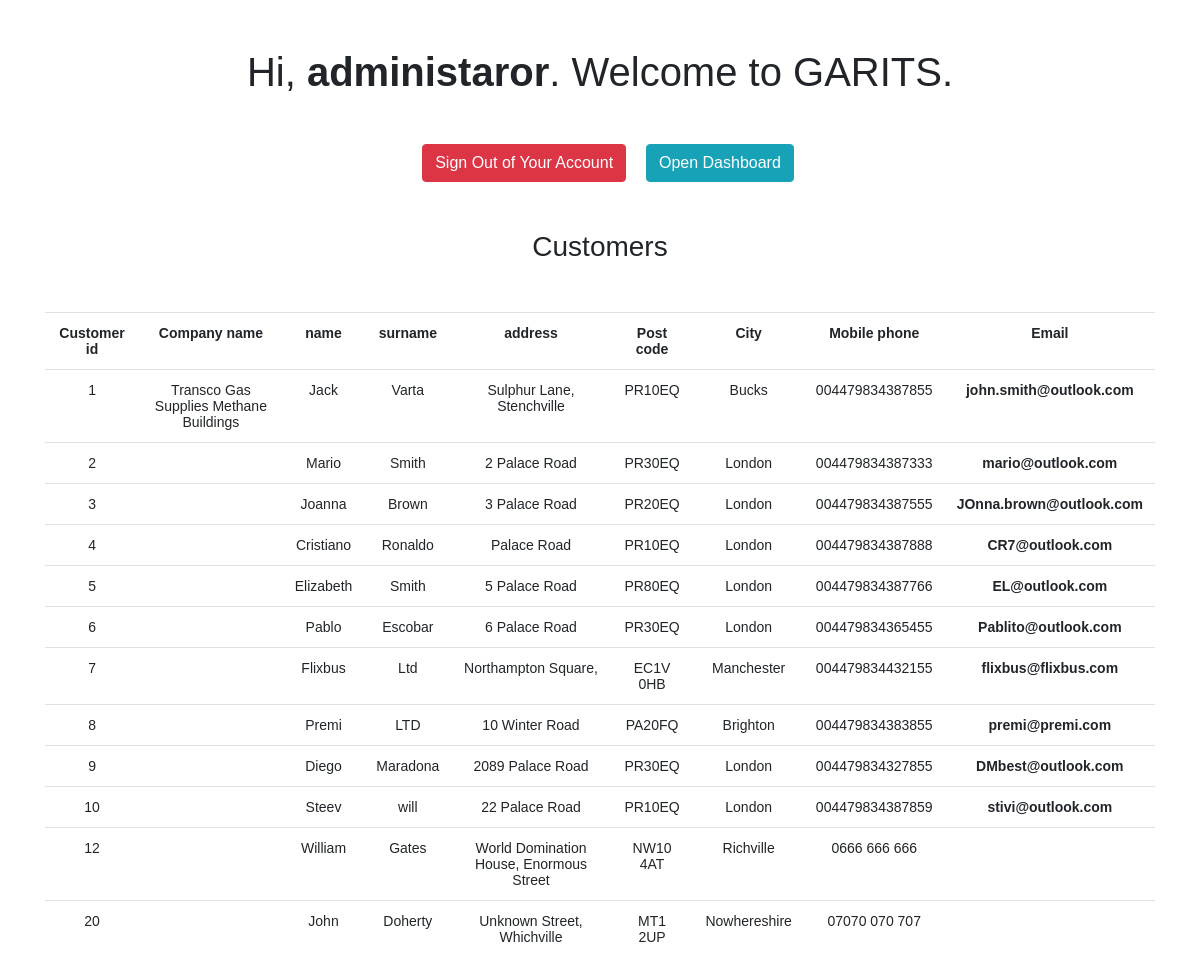
/customer/viewCustomers.php (signed in), run on an earlier commit of the app's database.
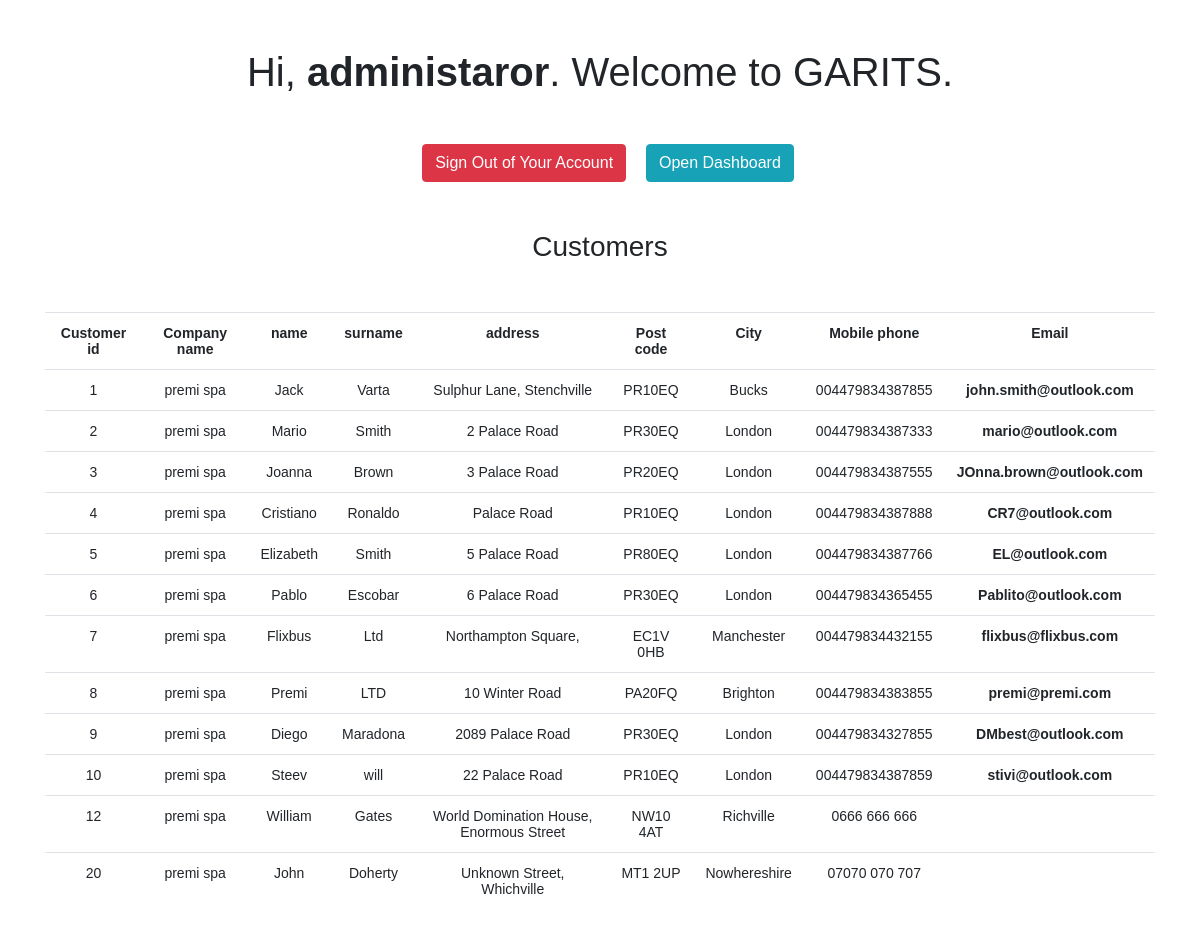
And on a later commit of the database.
### tables this page shows
CREATE TABLE `Customer` (
  `customer_id` int(10) NOT NULL AUTO_INCREMENT,
  `company_name` varchar(50) DEFAULT NULL,
  `name` varchar(50) NOT NULL,
  `surname` varchar(50) NOT NULL,
  `address` varchar(100) NOT NULL,
  `post_code` varchar(10) NOT NULL,
  `city` varchar(50) NOT NULL,
  `mobile_telephone` varchar(20) DEFAULT NULL,
  `home_telephone` varchar(20) DEFAULT NULL,
  `email` varchar(50) DEFAULT NULL,
  `pay_late` tinyint(1) DEFAULT NULL,
  `DiscountID` int(11) DEFAULT NULL,
  PRIMARY KEY (`customer_id`),
  KEY `DiscountID` (`DiscountID`)
);

### customer/viewCustomers.php (the view, shortened to what this page needs)
<?php
require_once "../config.php";
$role = $_SESSION['role'];
?>
<!DOCTYPE html>
<html lang="en">
<head>
    <link rel="stylesheet" href="https://cdn.jsdelivr.net/npm/bootstrap@4.6.1/dist/css/bootstrap.min.css">
</head>
<body>
    <h1 class="my-5">Hi, <b><?php echo htmlspecialchars($_SESSION["username"]); ?></b>. Welcome to GARITS.</h1>
    <p>
        <a href="../logout.php" class="btn btn-danger ml-3">Sign Out of Your Account</a>
        <a href="../<?php echo $role ?>.php" class="btn btn-info ml-3">Open Dashboard</a>
        <?php
            $query = "SELECT * FROM Customer";
            $result = mysqli_query($conn, $query);
        echo "<h3 class='my-5'>Customers</h1>";
        echo "<div class='container'>";
        echo "<div class='row-fluid'>";
            echo "<div class='col-xs-12'>";
            echo "<div class='table-responsive'>";
                echo "<table class='table table-hover table-inverse'>";
                echo "<tr>";
                echo "<th>Customer id</th>";
                echo "<th>Company name</th>";
                echo "<th>name</th>";
                echo "<th>surname</th>";
                echo "<th>address</th>";
                echo "<th>Post code</th>";
                echo "<th>City</th>";
                echo "<th>Mobile phone</th>";
                echo "<th>Email</th>";
                echo "</tr>";
                if ($result->num_rows > 0) {
                    while($row = $result->fetch_assoc()) {
                        echo "<tr>";
                        echo "<td>" . $row["customer_id"] . "</td>";
                        echo "<td>" . $row["company_name"] . "</td>";
                        echo "<td>" . $row["name"] . "</td>";
                        echo "<td>" . $row["surname"] . "</td>";
                        echo "<td>" . $row['address'] . "</td>";
                        echo "<td>" . $row['post_code'] . "</td>";
                        echo "<td>" . $row['city'] . "</td>";
                        echo "<td>" . $row['mobile_telephone'] . "</td>";
                        echo "<th>". $row['email'] ."</th>";
                        echo "</tr>";
                    }
                } else {
                    echo "0 results";
                }
                echo "</table>";
            echo "</div>";
            echo "</div>";

### customer/viewCustomers.php (style rules this page uses)
body { font: 14px sans-serif; text-align: center; }

What changed in the data, as far as the page shows it:
changed customer "Jack": company_name "Transco Gas Supplies Methane Buildings" → "premi spa"
changed customer "Mario": company_name (not shown) → "premi spa"
changed customer "Joanna": company_name (not shown) → "premi spa"
changed customer "Cristiano": company_name (not shown) → "premi spa"
changed customer "Elizabeth": company_name (not shown) → "premi spa"
changed customer "Pablo": company_name (not shown) → "premi spa"
changed customer "Flixbus": company_name (not shown) → "premi spa"
changed customer "Premi": company_name (not shown) → "premi spa"
changed customer "Diego": company_name (not shown) → "premi spa"
changed customer "Steev": company_name (not shown) → "premi spa"
changed customer "William": company_name (not shown) → "premi spa"
changed customer "John": company_name (not shown) → "premi spa"
